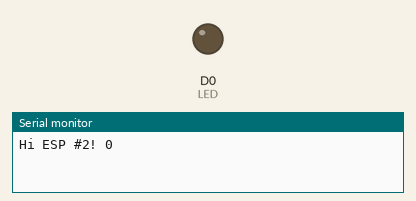
Recording of a sketch running on a simulated ESP8266 (NodeMCU). On the bench: output pins drawn as LEDs (lit = HIGH), the last lines printed to the serial monitor. Dashed ring = blinking.

Above: at 0.5 s.
At 2.2 s:
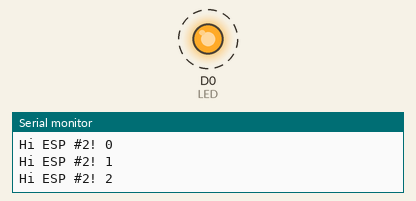
Timing chart, 0 to 3.0 s (numbered marks = the images above):
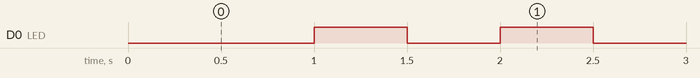

Measured:
- by itself, D0 (LED): alternates HIGH for 0.50 s and LOW for 0.50 s

The sketch:

sender.ino
```cpp
/* SENDER ESP8266 */

#define LED D0

void setup() {
    // Set baud rate, switch Rx/Tx pins to D7/D8
    Serial.begin(115200);
    Serial.swap();
    pinMode(LED, OUTPUT);
}

int i;
void loop() {
    // Create msg, and send using UART over Rx/Tx (D7/D8)
    String toPrint = "Hi ESP #2! " + String(i);
    Serial.println(toPrint);
    delay(500);
    digitalWrite(LED, LOW);
    delay(500);
    digitalWrite(LED, HIGH);
    i++;
}
```
